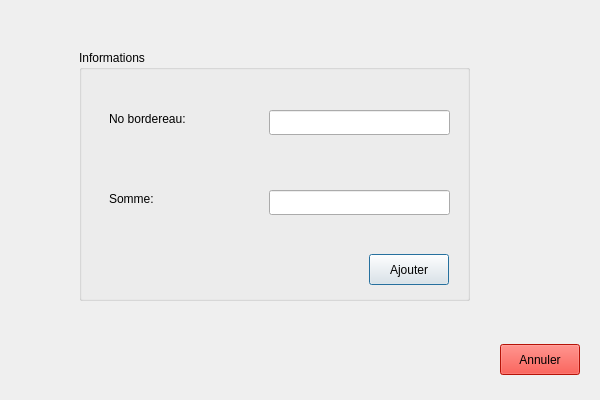
<?xml version="1.0" encoding="UTF-8"?>
<ui version="4.0">
 <class>ajout_bord</class>
 <widget class="QDialog" name="ajout_bord">
  <property name="geometry">
   <rect>
    <x>0</x>
    <y>0</y>
    <width>600</width>
    <height>400</height>
   </rect>
  </property>
  <property name="windowTitle">
   <string>Dialog</string>
  </property>
  <widget class="QGroupBox" name="groupBox">
   <property name="geometry">
    <rect>
     <x>79</x>
     <y>50</y>
     <width>391</width>
     <height>251</height>
    </rect>
   </property>
   <property name="title">
    <string>Informations</string>
   </property>
   <widget class="QLineEdit" name="lineEdit">
    <property name="geometry">
     <rect>
      <x>190</x>
      <y>60</y>
      <width>181</width>
      <height>25</height>
     </rect>
    </property>
   </widget>
   <widget class="QLineEdit" name="lineEdit_2">
    <property name="geometry">
     <rect>
      <x>190</x>
      <y>140</y>
      <width>181</width>
      <height>25</height>
     </rect>
    </property>
   </widget>
   <widget class="QLabel" name="label">
    <property name="geometry">
     <rect>
      <x>30</x>
      <y>60</y>
      <width>101</width>
      <height>17</height>
     </rect>
    </property>
    <property name="text">
     <string>No bordereau:</string>
    </property>
   </widget>
   <widget class="QLabel" name="label_2">
    <property name="geometry">
     <rect>
      <x>30</x>
      <y>140</y>
      <width>101</width>
      <height>17</height>
     </rect>
    </property>
    <property name="text">
     <string>Somme:</string>
    </property>
   </widget>
   <widget class="QPushButton" name="pushButton">
    <property name="geometry">
     <rect>
      <x>290</x>
      <y>204</y>
      <width>80</width>
      <height>31</height>
     </rect>
    </property>
    <property name="text">
     <string>Ajouter</string>
    </property>
   </widget>
   <widget class="QPushButton" name="pushButton_2">
    <property name="geometry">
     <rect>
      <x>380</x>
      <y>300</y>
      <width>80</width>
      <height>31</height>
     </rect>
    </property>
    <property name="text">
     <string>Ajouter</string>
    </property>
   </widget>
  </widget>
  <widget class="QPushButton" name="pushButton_3">
   <property name="geometry">
    <rect>
     <x>500</x>
     <y>344</y>
     <width>80</width>
     <height>31</height>
    </rect>
   </property>
   <property name="styleSheet">
    <string notr="true">background-color: rgb(255, 27, 11);
color:black;
</string>
   </property>
   <property name="text">
    <string>Annuler</string>
   </property>
  </widget>
 </widget>
 <resources/>
 <connections/>
</ui>
